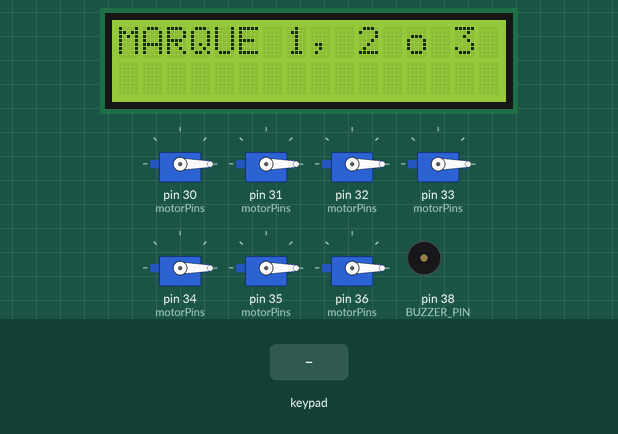
Simulated run of this sketch. Board: Arduino Mega 2560, built with avr-gcc and run on an emulated ATmega2560. Shown: 16×2 character LCD, 7 × servo, buzzer (waves = sounding, pin HIGH). The inputs (shaded band) are chosen by the test bench. The local clock reads 2024-03-15 10:24:30 at power-on unless the sketch sets it; EEPROM starts erased. At 24.7 s the program stops and its outputs stay as they are.

Above: at 1.2 s.
1.3 s: keypad keys 2 2 2 3 2 4 2 5 # pressed 0.4 s apart
At 2.1 s:
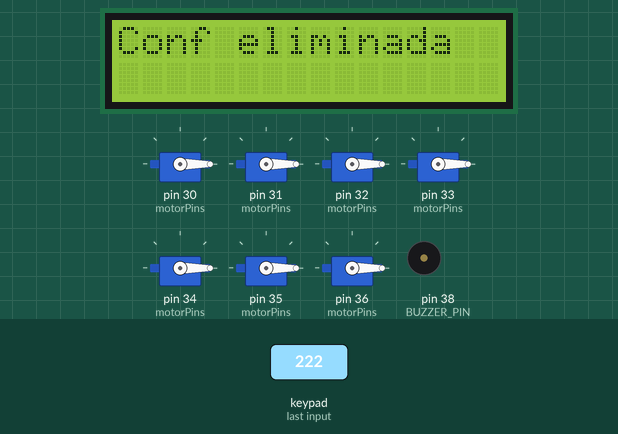
6.4 s: key 'A' pressed
At 7.6 s:
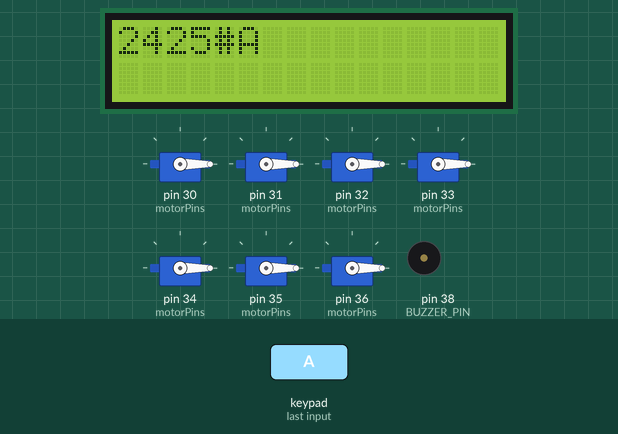
7.9 s: key 'B' pressed
At 9.0 s:
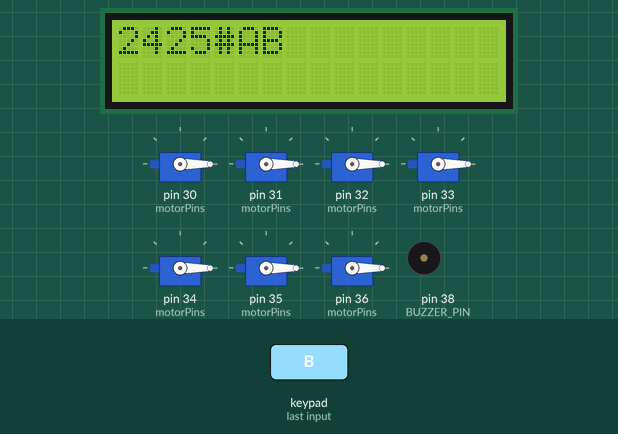
9.4 s: keypad keys 2 2 2 3 2 4 2 5 * pressed 0.4 s apart
At 13.4 s:
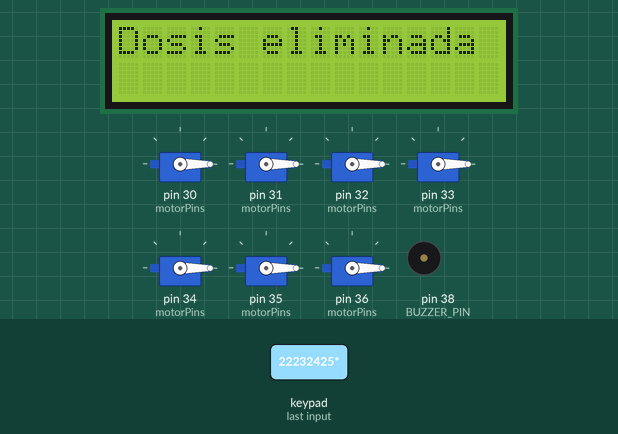
14.5 s: keypad keys 1 3 9 7 2 2 2 2 * pressed 0.4 s apart
At 18.4 s:
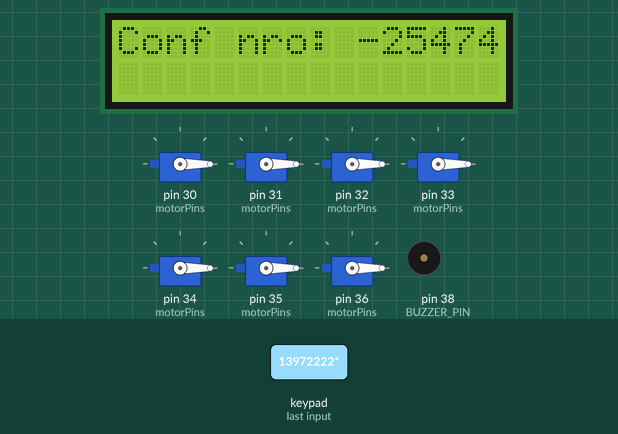
19.6 s: keypad keys 2 2 2 3 2 4 2 5 A pressed 0.4 s apart
At 25.2 s:
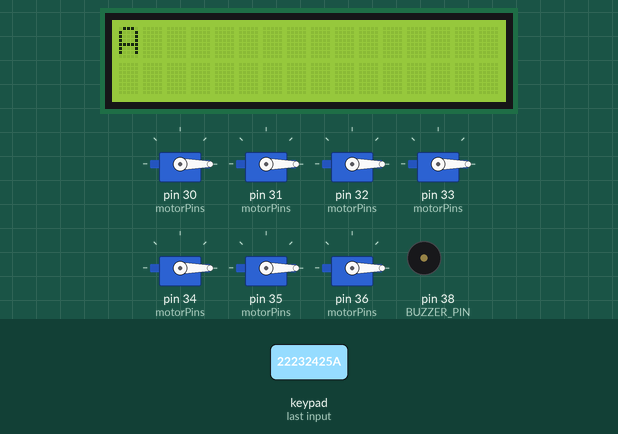
Timing chart, 0 to 26.2 s (numbered marks = the images above; inputs shaded):
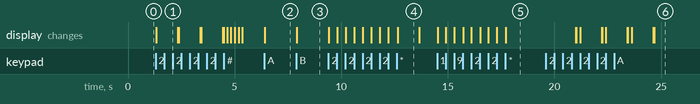

Measured:
- after the input at 1.3 s, the display: changes at once (image 1)
- after the input at 6.4 s, the display: changes at once (image 2)
- after the input at 7.9 s, the display: changes at once (image 3)
- after the input at 9.4 s, the display: first changes at once (image 4 shows a later state)
- after the input at 14.5 s, the display: first changes at once (image 5 shows a later state)
- after the input at 19.6 s, the display: first changes after 1.4 s (image 6 shows a later state)
- what the display in image 4 shows lasts 1.1 s, from 12.6 s to 13.7 s

The sketch:

sketch.ino
```cpp
#define BUZZER_PIN 38
#define NUM_MOTORS 7
#define MOTOR_PINS {30, 31, 32, 33, 34, 35, 36}
// Pines
#include <Servo.h>
#include <EEPROM.h>
#include <RTClib.h>
#include <Wire.h>
#include <LiquidCrystal_I2C.h>
#include <Keypad.h>

Servo motors[NUM_MOTORS];

RTC_DS1307 rtc;
// Configura la pantalla LCD I2C y el RTC
LiquidCrystal_I2C lcd(0x27, 16,2);

const int ROW_NUM = 4;
const int COL_NUM = 4;
// Define el mapa de teclas para el teclado numérico 4x4
char keys[ROW_NUM][COL_NUM] = {
  {'1','2','3', 'A'},
  {'4','5','6', 'B'},
  {'7','8','9', 'C'},
  {'*','0','#', 'D'}
};

byte pin_rows[ROW_NUM] = {22,23,24,25};
byte pin_column[COL_NUM] = {26,27,28,29} ;
Keypad keypad = Keypad(makeKeymap(keys), pin_rows, pin_column, ROW_NUM, COL_NUM);
//configura el teclado

struct Toma{
  byte mes, dia, hora, minuto, nro_pila;

  bool operator==(const DateTime &otro){
    return ( otro.month() == this->mes && otro.day()==this->dia && otro.hour()==this->hora && otro.minute() == this->minuto);
  }

};
//creamos un struct para representar una dosis. Cada toma tiene un mes, dia, etc
// y sobrecargamos el operador == para poder compararlo con la hora del rtc


enum Conf_dosis{
  AGREGAR_MES, AGREGAR_DIA, AGREGAR_HORA, AGREGAR_MIN, AGREGAR_PILA
};
// esta es una enumeracion con cada paso en el proceso de cargar una dosis


//aqui colocamos algunas variables auxiliares
int cant_dosis = 0;
Toma *tomas = new Toma[0];

Toma nulo = {100, 100, 100, 100, 100};
Toma nuevo = nulo;

Conf_dosis etapa_conf_dosis = AGREGAR_MES;
int estado = 0;
int dosis_a_configurar = 0;
int selec_elim = 0;


void accionar_alarma() {
  for(int i = 0; i < 10; i++){
    digitalWrite(BUZZER_PIN, HIGH);
    delay(1000);
    digitalWrite(BUZZER_PIN, LOW);
  }

}


void cargar_tomas (Toma* &v, int &n){
  int cant_confirmada = 0;
  bool flag = true;
  int i = 0;
  while (flag) {
    Toma leer;
    EEPROM.get(i, leer);

    if(leer.mes == byte(255)) flag = false;

    else{

      Toma* temp = new Toma[cant_confirmada+1];
      for(int j = 0; j < cant_confirmada; j++) temp[j] = v[j];
      temp[cant_confirmada] = leer;
      delete[] v;
      v = temp;
      cant_confirmada++;
      i+=sizeof(Toma);
    }
  }
  n = cant_confirmada;
}

void cargar(byte &var, const char &key){
  switch(var)
  {
    case 100:
      var = key-48;

      break;
    default:
      var *= 10;
      var += key-48;
      delay(1000);
      lcd.clear();
      if (etapa_conf_dosis != AGREGAR_PILA) {
        etapa_conf_dosis = static_cast<Conf_dosis>(static_cast<int>(etapa_conf_dosis) + 1);  // Pasamos al siguiente paso
      }
      break;
  }
}

void elim_dosis(int it){
  EEPROM.put(it, nulo);
  cargar_tomas(tomas,cant_dosis);
}

void accionar_motor(byte nro_motor) {
  int nro_motor_int = int(nro_motor);
  if (nro_motor_int < 1 || nro_motor_int > NUM_MOTORS) {
    lcd.clear();
    lcd.print("Motor erroneo");
    delay(1000);
    lcd.clear();
    return;
  }


  motors[nro_motor_int - 1].write(90);
  delay(3000);


  motors[nro_motor_int - 1].write(0);
}

void setup() {
  Serial.begin(9600);

  lcd.begin(16, 2);
  lcd.clear();
  lcd.print("MARQUE 1, 2 o 3");
  if (! rtc.begin()) {
    Serial.println("No se pudo encontrar RTC");
    while (1);
  }
  if (! rtc.isrunning()) {
    Serial.println("RTC no está funcionando!");
    // La siguiente línea ajusta la hora del RTC al momento de la compilación
    rtc.adjust(DateTime(F(__DATE__), F(__TIME__)));
  }
  cargar_tomas(tomas, cant_dosis);

  int motorPins[NUM_MOTORS] = MOTOR_PINS;
  for (int i = 0; i < NUM_MOTORS; i++) {
    motors[i].attach(motorPins[i]);
    motors[i].write(0);
  }
  pinMode(BUZZER_PIN, OUTPUT);
}


void loop() {

  DateTime now = rtc.now();

  Toma* it = tomas;
  for (; it != tomas + cant_dosis; ++it) {
      if (*it == now) {
          break;
      }
  }

  if(it != tomas + cant_dosis){
    Serial.println("La alarma suena..." );
      byte nro_motor = (*it).nro_pila;
      int dist = it - tomas;
      elim_dosis(dist);

      accionar_motor(nro_motor);
      accionar_alarma();
  }


  char key = keypad.getKey();
  // si se presiona una tecla...
  if (key) {


    switch(estado)
    {
      case 0:
        lcd.clear();

        switch(key)
        {
          case '1':

            estado = 11;
            lcd.print("¿Cuantas dosis?"); //no sé si el salto de linea funciona o no
            break;
          case '2':

            for (int i = 0; i < cant_dosis*sizeof(Toma); i++){
              EEPROM.write(i,byte(255));
            }
            lcd.print("Conf eliminada");
            delay(1000);
            lcd.clear();
            delete [] tomas;
            //aca puedo seguir usando el pto no?
            lcd.print("MARQUE 1, 2 o 3");
            break;
          case '3':
            estado = 20;
            lcd.print("Cual eliminas?");
            break;
           default:
            lcd.setCursor(0,0);
            lcd.print("OTRO BOTON");
            delay(1000);
            lcd.clear();
            lcd.print("MARQUE 1, 2 o 3");
            break;
        }
        break;
      //VOY A TENER QUE SETEAR A DOSISCONFIGURAR EN 0 !!!!!!!
      case 11:

          if(key == '*'){
              estado = 12;
              lcd.clear();
              lcd.print("Conf nro: ");
              lcd.println(dosis_a_configurar);

          }

         else if(dosis_a_configurar == 0){

              lcd.clear();
              dosis_a_configurar = key-48;
              lcd.print(key);
          }

          else{
              dosis_a_configurar = dosis_a_configurar * 10;
              dosis_a_configurar+= key-48;
              lcd.print(key);
          }

          break;

      case 12:
        lcd.print(key);
        switch(etapa_conf_dosis)
        {

          case AGREGAR_MES:
            cargar(nuevo.mes, key);
            break;

          case AGREGAR_DIA:
            cargar(nuevo.dia, key);
            break;

          case AGREGAR_HORA:
            cargar(nuevo.hora, key);
            break;

          case AGREGAR_MIN:
            cargar(nuevo.minuto, key);
            break;

          case AGREGAR_PILA:

            nuevo.nro_pila = key-48;
            etapa_conf_dosis = AGREGAR_MES;

            int direccion = cant_dosis * sizeof(Toma);
            EEPROM.put(direccion, nuevo);
            Toma leer;


            cargar_tomas(tomas,cant_dosis);

            nuevo = nulo;
            delay(1000);
            lcd.clear();
            dosis_a_configurar--;
            if(dosis_a_configurar == 0){
              estado = 0;
              lcd.print("Carga terminada");
              delay(1000);
              lcd.clear();
              lcd.print("MARQUE 1, 2 o 3");
            }
            else{

              lcd.print("Conf nro: ");
              lcd.print(dosis_a_configurar);
              lcd.print(" ");
            }

            break;

        }
      break;
      case 20:

          if(key == '*'){

              elim_dosis(selec_elim-1);

              lcd.clear();

              lcd.print("Dosis eliminada");
              delay(1000);
              lcd.clear();
              selec_elim = 0;
              estado = 0;
              lcd.print("MARQUE 1, 2 o 3");
          }

         else if(selec_elim == 0){

              lcd.clear();
              selec_elim = key-48;
              lcd.print(key);
          }

          else{
              selec_elim *= 10;
              selec_elim+= key-48;
              lcd.print(key);
          }
        break;

    }
  }

}
```
